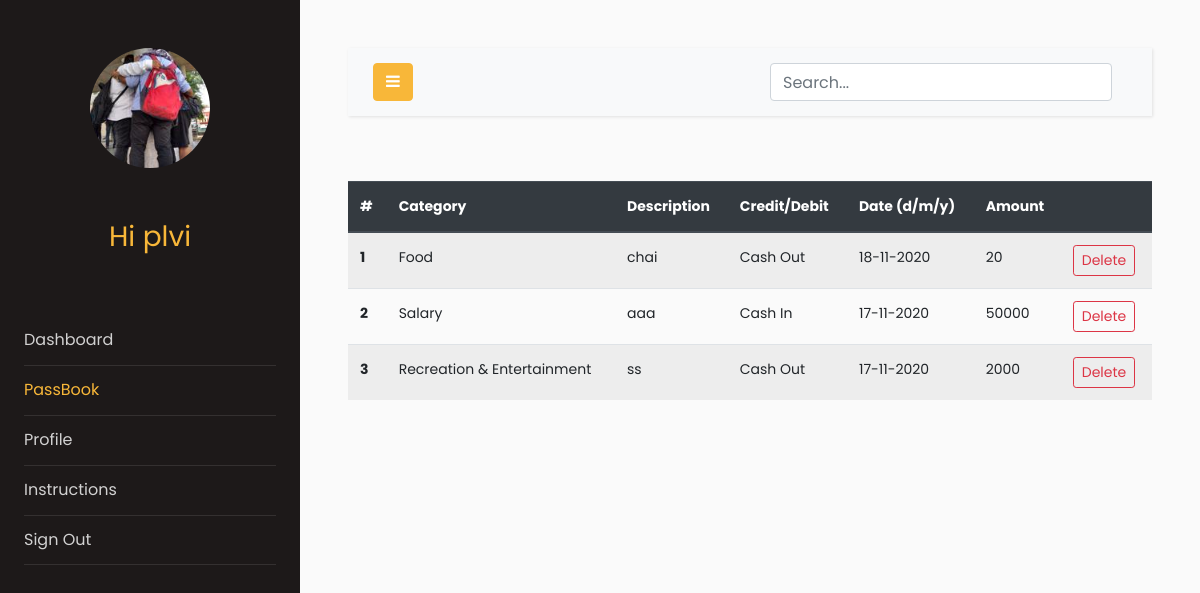
Screenshot of /passbook (signed in) with the database file from the repository.
### models.py (models this page shows, shortened)
class Users(db.Model, UserMixin):
    __tablename__ = "users"
    id = db.Column(db.Integer, primary_key=True)
    email = db.Column(db.String(64), unique=True, index=True)
    name = db.Column(db.String(64))
    pasword_hash = db.Column(db.String(128))
    income = db.Column(db.Integer)
    budget = db.Column(db.Integer, default=0)
    profile_image = db.Column(
        db.String(128), nullable=False, default="default_profile.jpeg"
    )
    trans = db.relationship("Transactions", backref="User", lazy="dynamic")

class Transactions(db.Model):
    __searchable__ = ["description", "cat", "amount", "date"]
    users = db.relationship(Users)
    id = db.Column(db.Integer, primary_key=True)
    cashFlow = db.Column(db.Integer)
    amount = db.Column(db.Integer)
    description = db.Column(db.String(64))
    cat = db.Column(db.String(64))
    date = db.Column(db.DateTime)
    userId = db.Column(db.Integer, db.ForeignKey("users.id"), nullable=False)

### app.py (the view)
@app.route("/passbook", methods=["GET", "POST"])
@login_required
def passbook():
    uid = current_user.id
    trans_data = Transactions.query.filter_by(userId=uid).order_by(
        Transactions.date.desc()
    )
    return render_template("passbook.html", trans_data=trans_data)

### models.py (called while the page is built)
@login_manager.user_loader
def load_user(user_id):
    return Users.query.get(user_id)

### templates/passbook.html (shortened to what this page needs)
<!doctype html>
<html lang="en">
<head>
    <link rel="stylesheet" href="https://stackpath.bootstrapcdn.com/font-awesome/4.7.0/css/font-awesome.min.css">
<link rel="stylesheet" href="{{ url_for('static', filename='css1/style.css') }}">
</head>
<body>
    <div class="wrapper d-flex align-items-stretch">
        <nav id="sidebar">
            <div class="p-4 pt-5">
                <a href="#" class="img logo rounded-circle mb-5" style="background-image: url({{url_for('static',filename='profile_pics/'+current_user.profile_image)}})"></a>
                <h3 style="color: #f8b739; font-family: Poppins, Arial, sans-serif; text-align: center;">Hi {{current_user.name}}</h3>
                <br>
                <br>
                <ul class="list-unstyled components mb-5">
                    <li>
                        <a href="{{url_for('dashboard')}}">Dashboard</a>
                    </li>
                    <li class="active">
                        <a href="{{url_for('passbook')}}">PassBook</a>
                    </li>
                    <li>
                        <a href="{{url_for('profile')}}">Profile</a>
                    </li>
                    <li>
                        <a href="{{url_for('instructions')}}">Instructions</a>
                    </li>
                    <li>
                        <a href="{{url_for('logout')}}">Sign Out</a>
                    </li>
                </ul>
            </div>
        </nav>
        <div id="content" class="p-4 p-md-5">
            <nav class="navbar navbar-expand-lg navbar-light bg-light">
                <div class="container-fluid">
                    <button type="button" id="sidebarCollapse" class="btn btn-primary">
                        <i class="fa fa-bars"></i>
                    </button>
                    <form action="search" , method="GET">
                        <div class="container h-50">
                            <div class="d-flex justify-content-center h-100">
                                <input type="search" class="form-control ds-input" id="search-input" name="query" placeholder="Search..." aria-label="Search for..."
                                    autocomplete="off" data-docs-version="4.5" spellcheck="false" role="combobox" aria-autocomplete="list"
                                    aria-expanded="false" aria-owns="algolia-autocomplete-listbox-0" dir="auto"
                                    style="position: relative; vertical-align: top;">
                            </div>
                        </div>
                    </form>
                </div>
            </nav>
            <br>
            <table class="table table-striped">
                <thead class="thead-dark">
                    <tr>
                        <th scope="col">#</th>
                        <th scope="col">Category</th>
                        <th scope="col">Description</th>
                        <th scope="col">Credit/Debit</th>
                        <th scope="col">Date (d/m/y)</th>
                        <th scope="col">Amount</th>
                        <th scope="col"></th>
                    </tr>
                </thead>
                <tbody>
                    {%for r in trans_data%}
                    <tr>
                        <th scope="row">{{loop.index0 + 1}}</th>
                        <td>{{r.cat}}</td>
                        <td>{{r.description}}</td>
                        {%if r.cashFlow == 1 %}
                        <td>Cash In</td>
                        {%else%}
                        <td>Cash Out</td>
                        {%endif%}
                        <td>{{r.date.strftime('%d-%m-%Y')}}</td>
                        <td>{{r.amount}}</td>
                        <td><button type="button" class="btn btn-outline-danger btn-sm" data-toggle="modal" data-target="#del{{r.id}}">
                            Delete
                        </button></td>
                    </tr>
                    {%endfor%}
                </tbody>
            </table>
        </div>
    </div>
</body>
</html>

### rows the page displays
Users: profile_image (picture), name "plvi"
Transactions: cat "Food", description "chai", cashFlow "Cash Out", date "18-11-2020", amount "20"
Transactions: cat "Salary", description "aaa", cashFlow "Cash In", date "17-11-2020", amount "50000"
Transactions: cat "Recreation & Entertainment", description "ss", cashFlow "Cash Out", date "17-11-2020", amount "2000"
